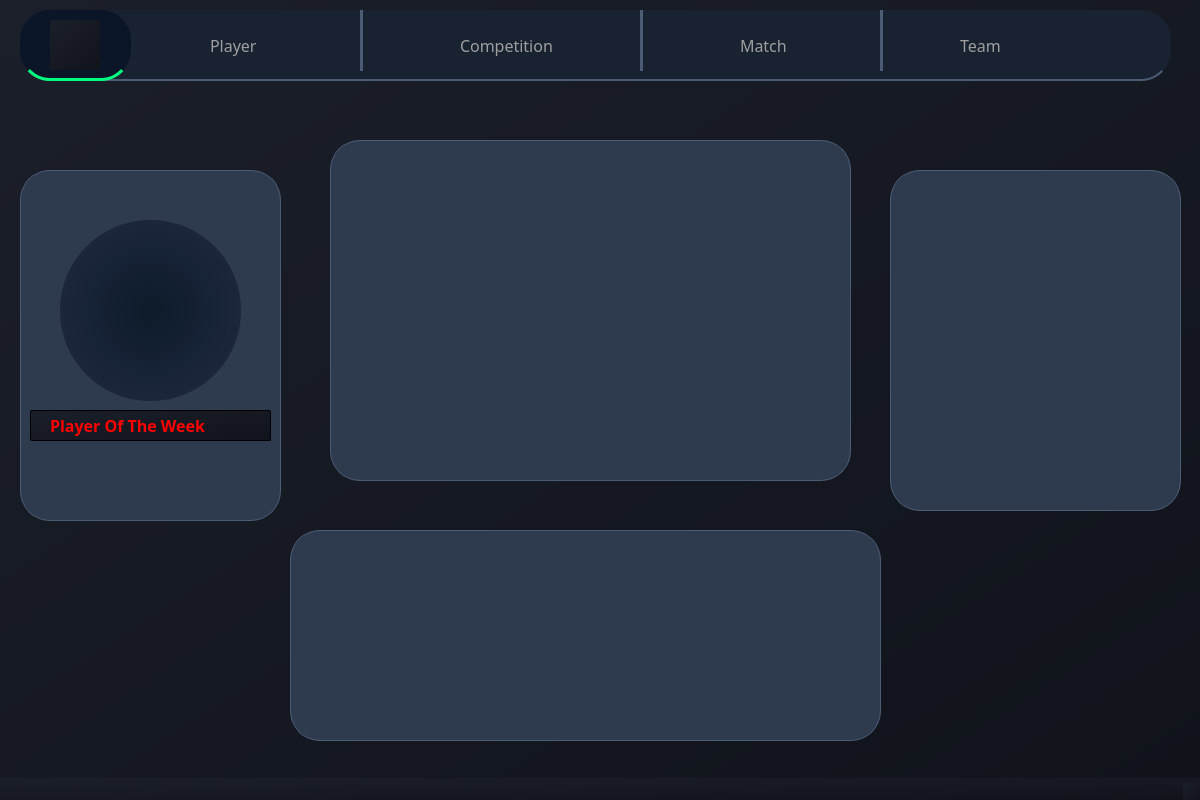
<?xml version="1.0" encoding="UTF-8"?>
<ui version="4.0">
 <class>MainWindow</class>
 <widget class="QMainWindow" name="MainWindow">
  <property name="geometry">
   <rect>
    <x>0</x>
    <y>0</y>
    <width>1200</width>
    <height>800</height>
   </rect>
  </property>
  <property name="windowTitle">
   <string>MainWindow</string>
  </property>
  <property name="styleSheet">
   <string notr="true">background: qlineargradient(x1:0, y1:0, x2:1, y2:1, stop:0 #1b1f2a, stop:1 #10131a);
</string>
  </property>
  <widget class="QWidget" name="centralwidget">
   <widget class="QListWidget" name="menu">
    <property name="geometry">
     <rect>
      <x>20</x>
      <y>10</y>
      <width>1151</width>
      <height>71</height>
     </rect>
    </property>
    <property name="styleSheet">
     <string notr="true">background: #192231;
color: #D3D3D3;
border-bottom: 2px solid #4C5C75;

border-radius: 30px;

</string>
    </property>
   </widget>
   <widget class="QListWidget" name="azer">
    <property name="geometry">
     <rect>
      <x>20</x>
      <y>170</y>
      <width>261</width>
      <height>351</height>
     </rect>
    </property>
    <property name="styleSheet">
     <string notr="true">background: #2E3B4E;
border: 1px solid #4C5C75;

border-radius: 30px;

</string>
    </property>
   </widget>
   <widget class="QListWidget" name="aymen">
    <property name="geometry">
     <rect>
      <x>890</x>
      <y>170</y>
      <width>291</width>
      <height>341</height>
     </rect>
    </property>
    <property name="styleSheet">
     <string notr="true">background: #2E3B4E;
border: 1px solid #4C5C75;

border-radius: 30px;

</string>
    </property>
   </widget>
   <widget class="QLabel" name="dashboard_2">
    <property name="geometry">
     <rect>
      <x>210</x>
      <y>30</y>
      <width>71</width>
      <height>31</height>
     </rect>
    </property>
    <property name="font">
     <font>
      <family>Franklin Gothic Book</family>
      <pointsize>12</pointsize>
      <fontweight>Thin</fontweight>
     </font>
    </property>
    <property name="styleSheet">
     <string notr="true">background-color: transparent;
color: rgb(158, 158, 158);</string>
    </property>
    <property name="text">
     <string>Player</string>
    </property>
   </widget>
   <widget class="QListWidget" name="listWidget">
    <property name="geometry">
     <rect>
      <x>60</x>
      <y>220</y>
      <width>181</width>
      <height>181</height>
     </rect>
    </property>
    <property name="styleSheet">
     <string notr="true">border-radius: 90px;
background-color: qradialgradient(spread:pad, cx:0.5, cy:0.5, radius:0.5, fx:0.5, fy:0.5, stop:0 rgba(13, 27, 42, 255), stop:1 rgba(27, 38, 59, 255));</string>
    </property>
   </widget>
   <widget class="QListWidget" name="menu_2">
    <property name="geometry">
     <rect>
      <x>20</x>
      <y>10</y>
      <width>111</width>
      <height>71</height>
     </rect>
    </property>
    <property name="styleSheet">
     <string notr="true">background: #0A1628;
color: #FFFFFF;
border-bottom: 3px solid #00FF7F;

border-radius: 30px;

</string>
    </property>
   </widget>
   <widget class="QLabel" name="dashboard_6">
    <property name="geometry">
     <rect>
      <x>50</x>
      <y>410</y>
      <width>201</width>
      <height>31</height>
     </rect>
    </property>
    <property name="font">
     <font>
      <family>Sans Serif Collection</family>
      <pointsize>12</pointsize>
      <bold>true</bold>
     </font>
    </property>
    <property name="styleSheet">
     <string notr="true">background-color: transparent;
    color: red;
    font-weight: bold;
    text-shadow: 0px 0px 8px rgba(255, 215, 0, 0.8); /* Gold glow */
</string>
    </property>
    <property name="text">
     <string>Player Of The Week</string>
    </property>
   </widget>
   <widget class="Line" name="line">
    <property name="geometry">
     <rect>
      <x>360</x>
      <y>10</y>
      <width>3</width>
      <height>61</height>
     </rect>
    </property>
    <property name="styleSheet">
     <string notr="true">color: rgb(40, 40, 40);
border: 2px solid #4C5C75;</string>
    </property>
    <property name="orientation">
     <enum>Qt::Orientation::Vertical</enum>
    </property>
   </widget>
   <widget class="Line" name="line_2">
    <property name="geometry">
     <rect>
      <x>640</x>
      <y>10</y>
      <width>3</width>
      <height>61</height>
     </rect>
    </property>
    <property name="styleSheet">
     <string notr="true">border: 2px solid #4C5C75;</string>
    </property>
    <property name="orientation">
     <enum>Qt::Orientation::Vertical</enum>
    </property>
   </widget>
   <widget class="Line" name="line_3">
    <property name="geometry">
     <rect>
      <x>880</x>
      <y>10</y>
      <width>3</width>
      <height>61</height>
     </rect>
    </property>
    <property name="styleSheet">
     <string notr="true">border: 2px solid #4C5C75;</string>
    </property>
    <property name="orientation">
     <enum>Qt::Orientation::Vertical</enum>
    </property>
   </widget>
   <widget class="QLabel" name="label_2">
    <property name="geometry">
     <rect>
      <x>-50</x>
      <y>130</y>
      <width>441</width>
      <height>281</height>
     </rect>
    </property>
    <property name="styleSheet">
     <string notr="true">background-color: transparent;</string>
    </property>
    <property name="text">
     <string/>
    </property>
    <property name="pixmap">
     <pixmap>../../../../../../Downloads/Unazeaztitled-1.png</pixmap>
    </property>
    <property name="scaledContents">
     <bool>true</bool>
    </property>
   </widget>
   <widget class="QLabel" name="dashboard_7">
    <property name="geometry">
     <rect>
      <x>460</x>
      <y>30</y>
      <width>131</width>
      <height>31</height>
     </rect>
    </property>
    <property name="font">
     <font>
      <family>Franklin Gothic Book</family>
      <pointsize>12</pointsize>
      <fontweight>Thin</fontweight>
     </font>
    </property>
    <property name="styleSheet">
     <string notr="true">background-color: transparent;
color: rgb(158, 158, 158);</string>
    </property>
    <property name="text">
     <string>Competition</string>
    </property>
   </widget>
   <widget class="QLabel" name="dashboard_3">
    <property name="geometry">
     <rect>
      <x>740</x>
      <y>30</y>
      <width>71</width>
      <height>31</height>
     </rect>
    </property>
    <property name="font">
     <font>
      <family>Franklin Gothic Book</family>
      <pointsize>12</pointsize>
      <fontweight>Thin</fontweight>
     </font>
    </property>
    <property name="styleSheet">
     <string notr="true">background-color: transparent;
color: rgb(158, 158, 158);</string>
    </property>
    <property name="text">
     <string>Match</string>
    </property>
   </widget>
   <widget class="QLabel" name="dashboard_4">
    <property name="geometry">
     <rect>
      <x>960</x>
      <y>30</y>
      <width>61</width>
      <height>31</height>
     </rect>
    </property>
    <property name="font">
     <font>
      <family>Franklin Gothic Book</family>
      <pointsize>12</pointsize>
      <fontweight>Thin</fontweight>
     </font>
    </property>
    <property name="styleSheet">
     <string notr="true">background-color: transparent;
color: rgb(158, 158, 158);</string>
    </property>
    <property name="text">
     <string>Team</string>
    </property>
   </widget>
   <widget class="QLabel" name="label_3">
    <property name="geometry">
     <rect>
      <x>1110</x>
      <y>30</y>
      <width>40</width>
      <height>40</height>
     </rect>
    </property>
    <property name="styleSheet">
     <string notr="true">background-color: transparent;</string>
    </property>
    <property name="text">
     <string/>
    </property>
    <property name="pixmap">
     <pixmap>../../../../../Pictures/icons/user.png</pixmap>
    </property>
    <property name="scaledContents">
     <bool>true</bool>
    </property>
   </widget>
   <widget class="QLabel" name="label_4">
    <property name="geometry">
     <rect>
      <x>1120</x>
      <y>30</y>
      <width>40</width>
      <height>40</height>
     </rect>
    </property>
    <property name="styleSheet">
     <string notr="true">background-color:transparent;</string>
    </property>
    <property name="text">
     <string/>
    </property>
    <property name="pixmap">
     <pixmap>user.png</pixmap>
    </property>
    <property name="scaledContents">
     <bool>true</bool>
    </property>
   </widget>
   <widget class="QLineEdit" name="lineEdit">
    <property name="geometry">
     <rect>
      <x>30</x>
      <y>410</y>
      <width>241</width>
      <height>31</height>
     </rect>
    </property>
   </widget>
   <widget class="QLabel" name="label">
    <property name="geometry">
     <rect>
      <x>50</x>
      <y>20</y>
      <width>50</width>
      <height>50</height>
     </rect>
    </property>
    <property name="text">
     <string/>
    </property>
    <property name="pixmap">
     <pixmap>../../../../../Pictures/proj QT/logo football.png</pixmap>
    </property>
    <property name="scaledContents">
     <bool>true</bool>
    </property>
   </widget>
   <widget class="QPushButton" name="pushButton">
    <property name="geometry">
     <rect>
      <x>1110</x>
      <y>20</y>
      <width>51</width>
      <height>51</height>
     </rect>
    </property>
    <property name="font">
     <font>
      <pointsize>11</pointsize>
     </font>
    </property>
    <property name="styleSheet">
     <string notr="true">background-color: transparent;
border-radius: 5px;
</string>
    </property>
    <property name="text">
     <string/>
    </property>
    <property name="icon">
     <iconset>
      <normaloff>../../../../../Pictures/proj QT/Userr.png</normaloff>../../../../../Pictures/proj QT/Userr.png</iconset>
    </property>
    <property name="iconSize">
     <size>
      <width>16</width>
      <height>16</height>
     </size>
    </property>
   </widget>
   <widget class="QListWidget" name="aymen_2">
    <property name="geometry">
     <rect>
      <x>330</x>
      <y>140</y>
      <width>521</width>
      <height>341</height>
     </rect>
    </property>
    <property name="styleSheet">
     <string notr="true">background: #2E3B4E;
border: 1px solid #4C5C75;

border-radius: 30px;

</string>
    </property>
   </widget>
   <widget class="QListWidget" name="aymen_3">
    <property name="geometry">
     <rect>
      <x>290</x>
      <y>530</y>
      <width>591</width>
      <height>211</height>
     </rect>
    </property>
    <property name="styleSheet">
     <string notr="true">background: #2E3B4E;
border: 1px solid #4C5C75;

border-radius: 30px;

</string>
    </property>
   </widget>
   <zorder>menu</zorder>
   <zorder>azer</zorder>
   <zorder>aymen</zorder>
   <zorder>dashboard_2</zorder>
   <zorder>listWidget</zorder>
   <zorder>menu_2</zorder>
   <zorder>line</zorder>
   <zorder>line_2</zorder>
   <zorder>line_3</zorder>
   <zorder>label_2</zorder>
   <zorder>dashboard_7</zorder>
   <zorder>dashboard_3</zorder>
   <zorder>dashboard_4</zorder>
   <zorder>label_3</zorder>
   <zorder>label_4</zorder>
   <zorder>lineEdit</zorder>
   <zorder>dashboard_6</zorder>
   <zorder>label</zorder>
   <zorder>pushButton</zorder>
   <zorder>aymen_2</zorder>
   <zorder>aymen_3</zorder>
  </widget>
  <widget class="QStatusBar" name="statusbar"/>
 </widget>
 <resources/>
 <connections/>
</ui>
